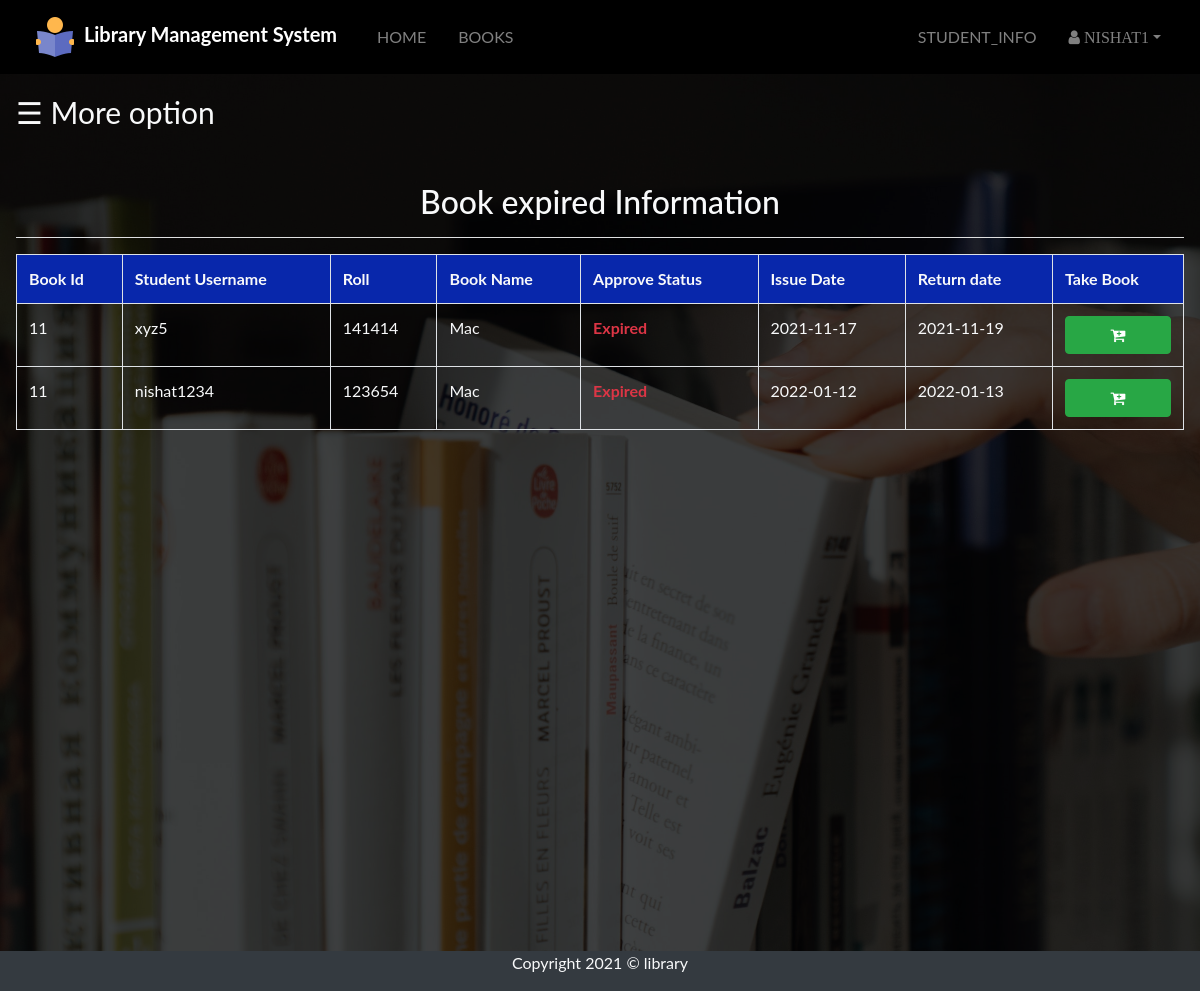
The app's page /admin/expired_info.php (signed in) with its own data.
### tables this page shows
CREATE TABLE `student` (
  `id` int(11) NOT NULL,
  `f_name` varchar(100) NOT NULL,
  `l_name` varchar(100) NOT NULL,
  `department` varchar(50) NOT NULL,
  `session_year` varchar(10) NOT NULL,
  `roll` varchar(50) NOT NULL,
  `username` varchar(50) NOT NULL,
  `email` varchar(50) NOT NULL,
  `password` varchar(30) NOT NULL,
  `contract` decimal(11,0) NOT NULL,
  `pic` varchar(255) NOT NULL DEFAULT 'pic.jpg'
);

CREATE TABLE `books` (
  `b_id` int(255) NOT NULL,
  `b_name` varchar(100) NOT NULL,
  `authors` varchar(100) NOT NULL,
  `edition` varchar(100) NOT NULL,
  `status` varchar(100) NOT NULL,
  `quantity` int(100) NOT NULL,
  `department` varchar(100) NOT NULL
);

CREATE TABLE `issue_book` (
  `username` varchar(255) NOT NULL,
  `b_id` int(100) NOT NULL,
  `approve` varchar(100) NOT NULL,
  `issue` date NOT NULL DEFAULT current_timestamp(),
  `returnbook` date NOT NULL
);

### src/admin/expired_info.php (the view, shortened to what this page needs)
<?php
include "navbar.php";
include "link.php";
 ?>
 <!DOCTYPE html>
 <html lang="en" dir="ltr">
   <head>
   </head>
   <body id="book_request">
<div class="darkoverlay text-light" style="
background: rgba(0,0,0,0.7);
top:0;
left:0;
height:100%;
width:100%;
">
       <div id="main">
       <span style="font-size:30px;cursor:pointer" onclick="openNav()" class="sticky-top">&#9776; More option</span>
       <div class=" " style="min-height: 800px;">
         <h2 class="display-5 text-center pt-5">Book expired Information </h2>
         <hr class="bg-light">
       <?php
       if(isset($_SESSION['admin_login_user']))
       {
         $sql="SELECT student.username,roll,books.b_id,b_name,approve,issue,returnbook from student inner join issue_book ON student.username=issue_book.username inner join books ON issue_book.b_id=books.b_id where issue_book.approve='Expired';";
         $query=mysqli_query($dblink,$sql);
         if(mysqli_num_rows($query)==0)
         {
           echo "<h2 class='display-5 py-5'>";
           echo "There is no Expired book in the history";
           echo "</h2>";
           }
         else{
         echo "<table class='table table-bordered scroll  text-light'>";
           echo "<tr style='background-color:#0827AB;'>";
            echo "<th>"; echo "Book Id"; echo "</th>";
           echo "<th>"; echo "Student Username"; echo "</th>";
           echo "<th>"; echo "Roll"; echo "</th>";
           echo "<th>"; echo "Book Name"; echo "</th>";
           echo "<th>"; echo "Approve Status"; echo "</th>";
           echo "<th>"; echo "Issue Date"; echo "</th>";
           echo "<th>"; echo "Return date"; echo "</th>";
           echo "<th>"; echo "Take Book"; echo "</th>";
           echo "</tr>";
           while($row=mysqli_fetch_assoc($query))
           {
             echo "<tr>";
             echo "<form action='fine_collection.php' method='GET'>";
             ?>
             <td> <input type="hidden" name="hidden_b_id" value="<?php echo $row['b_id'];?>"/> <?php echo $row['b_id']; ?></td>
            <td> <input type="hidden" name="hiddenuser" value="<?php echo $row['username'];?>"/> <?php echo $row['username']; ?></td>
            <td> <input type="hidden" name="hidden_roll" value="<?php echo $row['roll'];?>"/> <?php echo $row['roll']; ?></td>
        <?php
             echo "<td>";echo $row['b_name']; echo "</td>";
              echo "<td class='font-weight-bold text-danger'>";echo $row['approve']; echo "</td>";
             echo "<td>";echo $row['issue']; echo "</td>";
             ?>
             <td> <input type="hidden" name="hidden_returndate" value="<?php echo $row['returnbook'];?>"/> <?php echo $row['returnbook']; ?></td>
          <?php
                 echo "<td>";echo "<button class='font-weight-bold btn btn-success btn-block' name='b_submit'><i class='fa fa-cart-plus'></i>";echo "</button>"; echo "</td>";
             echo "</tr>";
           }
           echo "</table>";
   }
       }
       else{
         ?>
         echo "<h2 class='display-5 py-5'>";
         echo "Please login first, then you can see book request Information";
         echo "</h2>";
         <?php
       }
              ?>
            </div>
            </div>
<footer class="bg-dark text-light text-center">
  <div class="container">
    <div class="row">
      <div class="col">
        <p>Copyright 2021 &copy; library</p>
      </div>
      </div>
      </div>
    </footer>
   </body>
 </html>

### src/admin/expired_info.php (style rules this page uses)
body { font-family: "Lato", sans-serif; background: url('../img/requestbg.jpg'); background-repeat: no-repeat; background-size: cover; background-attachment: fixed; background-position: center; min-height: 800px; }
#main { transition: margin-left .5s; padding: 16px; }

### records on screen
student: books.b_id "11", username "xyz5", roll "141414", books.b_name "Mac", issue_book.approve "Expired", issue_book.issue "2021-11-17", issue_book.returnbook "2021-11-19"
student: books.b_id "11", username "nishat1234", roll "123654", books.b_name "Mac", issue_book.approve "Expired", issue_book.issue "2022-01-12", issue_book.returnbook "2022-01-13"

### other values on screen
$_SESSION['admin_login_user'] "NISHAT1"
